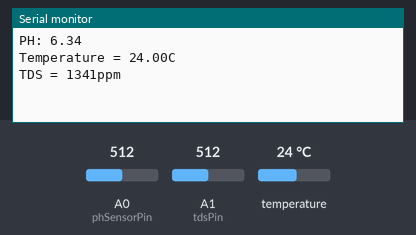
A sketch run on a simulated Arduino Uno, built with avr-gcc and run on an emulated ATmega328P. On the bench: the last lines printed to the serial monitor. Inputs (shaded band) come from the test bench; at power-on: temperature 24 °C, A0 (phSensorPin) = 512, A1 (tdsPin) = 512.

Above: at 1.2 s.
1.3 s: temperature set to 12 °C
2.8 s: A0 (phSensorPin) set to 716
At 3.4 s:
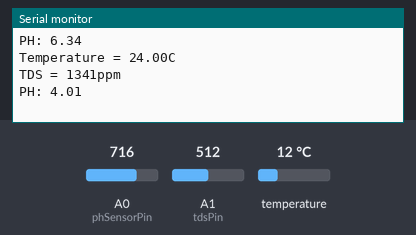
4.3 s: A1 (tdsPin) set to 716
At 5.7 s:
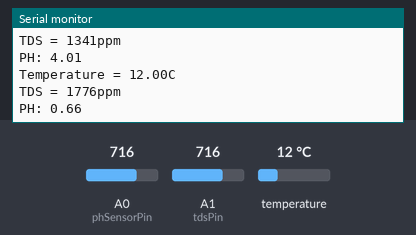
5.8 s: temperature set to 19 °C
At 7.1 s:
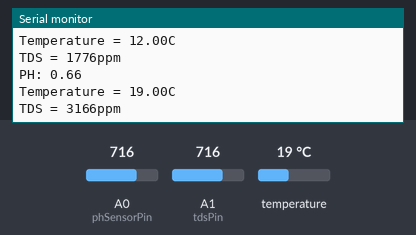
7.3 s: A0 (phSensorPin) set to 900
At 8.7 s:
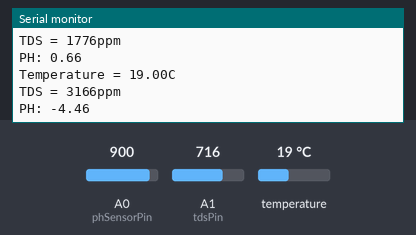
8.8 s: A1 (tdsPin) set to 900
At 10.2 s:
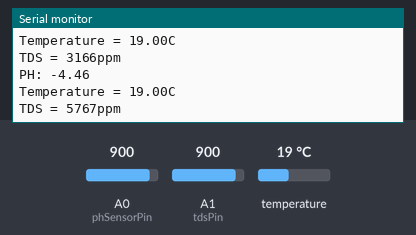
Timing chart, 0 to 11.3 s (numbered marks = the images above; inputs shaded):
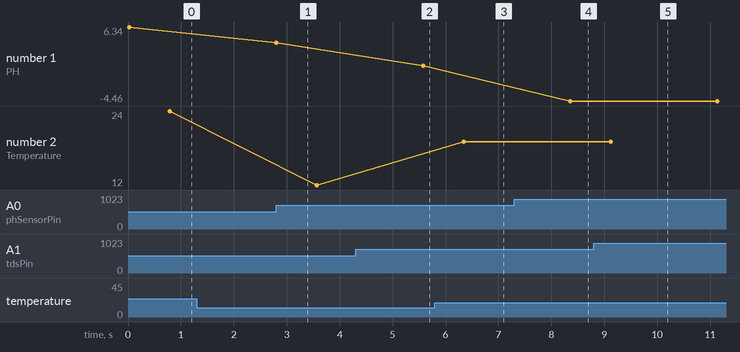

The sketch:

PH_Temp_TDS_Test.ino
```cpp
#include <OneWire.h> //2.3.7
#include <DallasTemperature.h> //3.9.0
#include "GravityTDS.h"

//Algorithm: Read PH(first),temperature(second),TDS(last) and .....
//repeat the sequence every 2s.

//PH sensor
const uint8_t phSensorPin = A0;
const float calibrationValue = 21.34 - 0.75;
const uint8_t numOfSamples = 100;
//TDS sensor
const uint8_t tdsPin = A1;
const uint8_t tdsVccControlPin = 3;
const uint8_t tdsGndControlPin = 4;
GravityTDS gravityTds;
//Temperature sensor
const uint8_t ds18b20Pin = 2;
OneWire oneWire(ds18b20Pin);
DallasTemperature ds18b20(&oneWire);
float temperature = 0;

void setup()
{
  // put your setup code here, to run once:
  Serial.begin(9600);
  ds18b20.begin();
  pinMode(tdsVccControlPin,OUTPUT);
  pinMode(tdsGndControlPin,OUTPUT);
  gravityTds.setPin(tdsPin);
  gravityTds.setAref(5.0);  //reference voltage on ADC, default 5.0V on Arduino UNO
  gravityTds.setAdcRange(1024);  //1024 for 10bit ADC;4096 for 12bit ADC
  gravityTds.begin();  //initialization
}

void loop()
{
  // put your main code here, to run repeatedly:
  //Get PH
  float avgRawData = 0;
  for(int i = 0; i < numOfSamples; i++)
  {
    avgRawData += analogRead(phSensorPin);
  }
  avgRawData = avgRawData / (float) numOfSamples;
  float volt = (avgRawData * 5.0) / 1024.0;
  float ph = -5.70 * volt + calibrationValue;
  Serial.print("PH: ");
  Serial.println(ph);
  //Switch TDS sensor ON
  digitalWrite(tdsVccControlPin,HIGH);
  digitalWrite(tdsGndControlPin,HIGH);
  ds18b20.requestTemperatures();
  temperature = ds18b20.getTempCByIndex(0);
  Serial.print("Temperature = ");
  Serial.print(temperature);
  Serial.println("C");
  gravityTds.setTemperature(temperature);  // set the temperature and execute temperature compensation
  gravityTds.update();  //sample and calculate
  float tdsValue = gravityTds.getTdsValue();  // then get the value
  Serial.print("TDS = ");
  Serial.print(tdsValue,0);
  Serial.println("ppm");
  //Switch TDS sensor OFF
  digitalWrite(tdsVccControlPin,LOW);
  digitalWrite(tdsGndControlPin,LOW);
  delay(2000);
}
```

Measured:
- after the input at 2.8 s, the serial monitor: prints a new line at once (image 1)
- after the input at 5.8 s, the serial monitor: prints a new line after 0.55 s (image 3)
- after the input at 7.3 s, the serial monitor: prints a new line after 1.1 s (image 4)
- after the input at 8.8 s, the serial monitor: prints a new line after 0.35 s (image 5)
- plotted number 1: 6.34 → 4.01 after the input at 2.8 s, 0.66 → -4.46 after the input at 7.3 s
- plotted number 2: 12 → 19 after the input at 5.8 s
